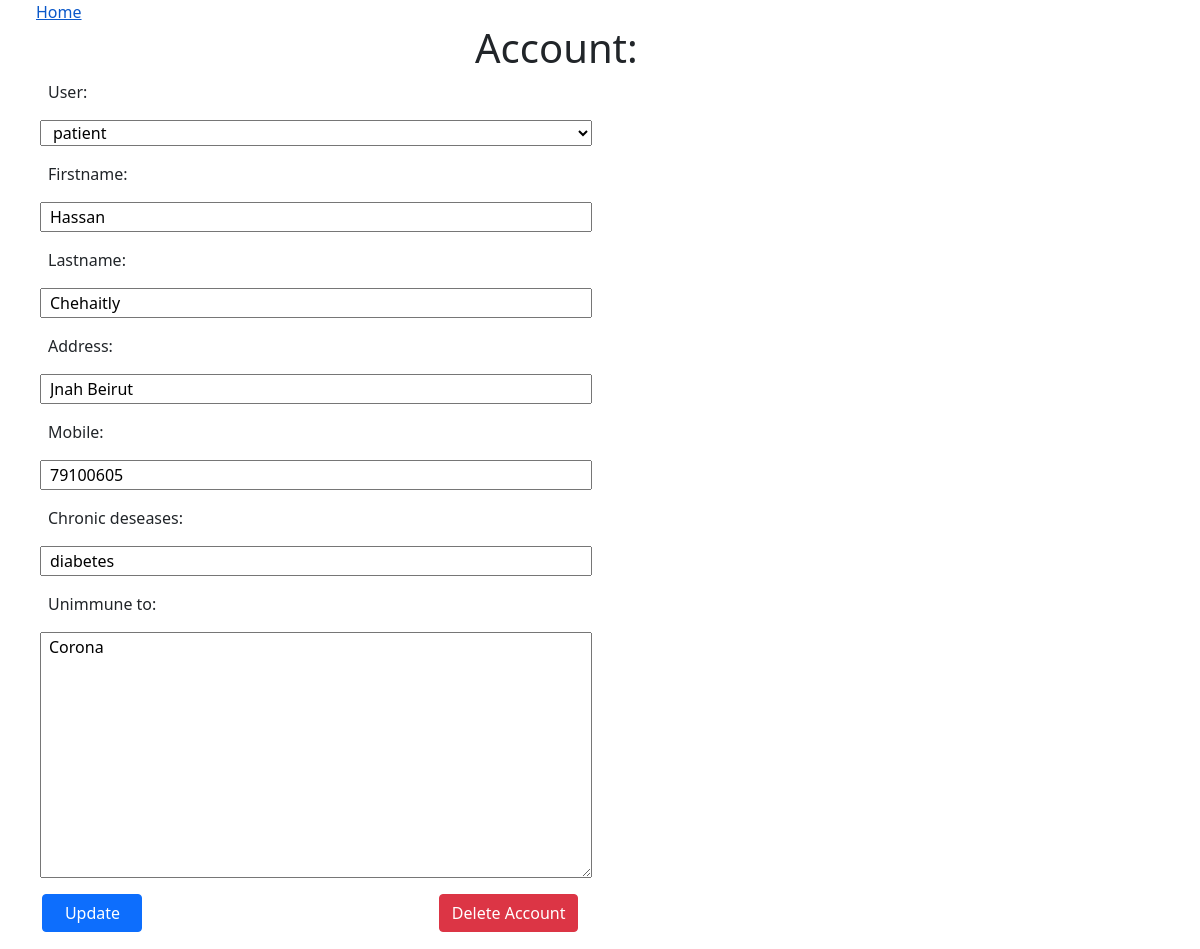
Page /account/ (signed in) on the committed database.
### appointments/models.py (models this page shows, shortened)
class Patient(models.Model):
    user = models.OneToOneField(User, on_delete=models.CASCADE , null= True)
    firstname =models.CharField(max_length=200)
    lastname = models.CharField(max_length=200)
    address = models.CharField(max_length=40,  null= True)
    mobile = models.CharField(max_length=20,null= True)
    chronic_deseases = models.CharField(max_length=100,null=True)
    unimmune_to = models.TextField(max_length=300, null= True)
    status = models.BooleanField(default=False)

### accountpage/views.py (the view)
# urls.py: path('account/', views.getUser), #isdoctor=1 =>Doctor; =0 =>Patient
def getUser(request): #Get user page with info to edit
	try: #avoid invalid id error
		if (request.session['user_type']=='1'):
			p = User.objects.get(id=request.session['id'])
			user = Doctor.objects.get(user=p)
			form = DoctorForm(instance=user)
		elif (request.session['user_type']=='0'):
			p = User.objects.get(id=request.session['id'])
			user = Patient.objects.get(user=p)
			form = PatientForm(instance=user)
		else:
			return redirect('/')
		form.fields['status'].widget = forms.HiddenInput()
		if request.method == 'POST': #Edit User (editUser)
			if request.session['user_type']=='1':
				form = DoctorForm(request.POST, instance=user)
			elif request.session['user_type']=='0':
				form = PatientForm(request.POST, instance=user)
			if form.is_valid():
				form.save()
				form.fields['status'].widget = forms.HiddenInput()
				return render(request, 'account.html', {'form': form, 'id':request.session['id'], 'isdoctor':request.session['user_type'] } ) #NOTE: VARIABLES IN HTML CANNOT START WITH '_' SO NO "_id"
			else:
				print('form is not valid',form.errors, form.cleaned_data)
				return render(request, 'account.html', {'form': form, 'id':request.session['id'], 'isdoctor':request.session['user_type'] } )
		else: # See User data. Logically renders first since first accessed thorugh GET
			return render(request, 'account.html', {'form': form, 'id':request.session['id'], 'isdoctor':request.session['user_type'] } )
	except:
		print("Exception occurring")
		return redirect('/')

### accountpage/forms.py
class PatientForm(forms.ModelForm):
    class Meta:
        model = Patient
        fields = '__all__'

### templates/account.html (shortened to what this page needs)
<!DOCTYPE html>
<html lang="en">
<head>
    <link href="https://cdn.jsdelivr.net/npm/bootstrap@5.0.0-beta3/dist/css/bootstrap.min.css" rel="stylesheet">
</head>
<body>
    <a href='/' style="padding: 3%;">Home</a>
<div class="mx-auto" style="width: 250px;">
    <h1>Account:</h1>
</div>
<form method="POST" class="row g-3" style="padding-left: 4%; max-width: 600px;">
    {{ form  }}
    <div style="display: flex; justify-content: space-between; margin-left: -1%;  margin-bottom: 3%;">
        <button class="btn btn-primary" style="width: 100px;" type="submit">
            Update
        </button>
        <a class="btn btn-danger" style="" href="/delete/">Delete Account</a>
    </div>
</form>
</body>
</html>

### rows in the picture
Patient: user "patient", firstname "Hassan", lastname "Chehaitly", address "Jnah Beirut", mobile "79100605", chronic_deseases "diabetes", unimmune_to "Corona"
